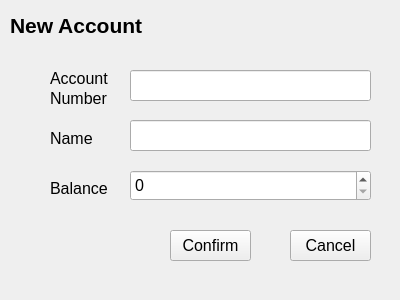
<?xml version="1.0" encoding="UTF-8"?>
<ui version="4.0">
 <class>makeAccountWidget</class>
 <widget class="QWidget" name="makeAccountWidget">
  <property name="geometry">
   <rect>
    <x>0</x>
    <y>0</y>
    <width>400</width>
    <height>300</height>
   </rect>
  </property>
  <property name="font">
   <font>
    <pointsize>12</pointsize>
   </font>
  </property>
  <property name="windowTitle">
   <string>Form</string>
  </property>
  <widget class="QPushButton" name="pushButton_mconfirm">
   <property name="geometry">
    <rect>
     <x>170</x>
     <y>230</y>
     <width>81</width>
     <height>31</height>
    </rect>
   </property>
   <property name="text">
    <string>Confirm</string>
   </property>
  </widget>
  <widget class="QPushButton" name="pushButton_mcancel">
   <property name="geometry">
    <rect>
     <x>290</x>
     <y>230</y>
     <width>81</width>
     <height>31</height>
    </rect>
   </property>
   <property name="text">
    <string>Cancel</string>
   </property>
  </widget>
  <widget class="QLineEdit" name="lineEdit_ma">
   <property name="geometry">
    <rect>
     <x>130</x>
     <y>70</y>
     <width>241</width>
     <height>31</height>
    </rect>
   </property>
  </widget>
  <widget class="QLineEdit" name="lineEdit_mn">
   <property name="geometry">
    <rect>
     <x>130</x>
     <y>120</y>
     <width>241</width>
     <height>31</height>
    </rect>
   </property>
  </widget>
  <widget class="QLabel" name="label">
   <property name="geometry">
    <rect>
     <x>50</x>
     <y>130</y>
     <width>48</width>
     <height>16</height>
    </rect>
   </property>
   <property name="text">
    <string>Name</string>
   </property>
  </widget>
  <widget class="QLabel" name="label_2">
   <property name="geometry">
    <rect>
     <x>50</x>
     <y>180</y>
     <width>71</width>
     <height>16</height>
    </rect>
   </property>
   <property name="text">
    <string>Balance</string>
   </property>
  </widget>
  <widget class="QLabel" name="label_3">
   <property name="geometry">
    <rect>
     <x>50</x>
     <y>70</y>
     <width>71</width>
     <height>16</height>
    </rect>
   </property>
   <property name="text">
    <string>Account</string>
   </property>
  </widget>
  <widget class="QLabel" name="label_4">
   <property name="geometry">
    <rect>
     <x>50</x>
     <y>90</y>
     <width>71</width>
     <height>16</height>
    </rect>
   </property>
   <property name="text">
    <string>Number</string>
   </property>
  </widget>
  <widget class="QLabel" name="label_5">
   <property name="geometry">
    <rect>
     <x>10</x>
     <y>10</y>
     <width>211</width>
     <height>31</height>
    </rect>
   </property>
   <property name="font">
    <font>
     <pointsize>16</pointsize>
     <bold>true</bold>
    </font>
   </property>
   <property name="text">
    <string>New Account</string>
   </property>
  </widget>
  <widget class="QSpinBox" name="spinBox_mb">
   <property name="geometry">
    <rect>
     <x>130</x>
     <y>170</y>
     <width>241</width>
     <height>31</height>
    </rect>
   </property>
  </widget>
 </widget>
 <resources/>
 <connections/>
</ui>
